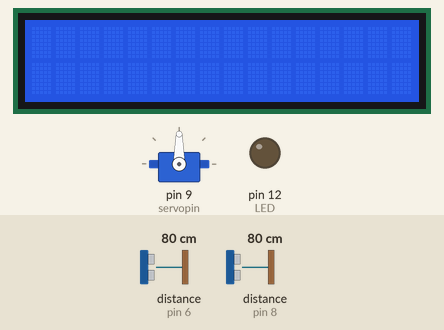
Recording of a sketch running on a simulated Arduino Uno, built with avr-gcc and run on an emulated ATmega328P. Shown: servo, 16×2 character LCD, output pins drawn as LEDs (lit = HIGH). Wiring (inferred from the names in the program): 2 × ultrasonic range finder: trigger pin 5, echo pin 6 / trigger pin 7, echo pin 8. Inputs (shaded band) come from the test bench; at power-on: distance to the obstacle (sensors on pin 6, pin 8) 80 cm. The echo pulse lasts 58.3 µs per cm; pins used as bus, display or sensor lines are not drawn.

Above: at 0.1 s.
At 98.0 s:
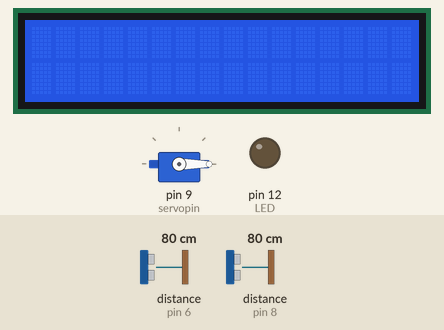
Timing chart, 0 to 99.5 s (numbered marks = the images above):
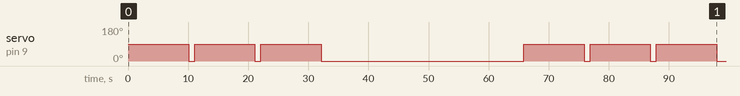

Measured:
- by itself, servo on pin 9 (servopin): 90° → 0° at 10.1 s, → 90° 1.0 s later, → 0° 10.0 s later, → 90° 1.0 s later, … (11 changes in this stretch)

The sketch:

frantic_amberis_blad1.ino
```cpp
#include <Servo.h>
#include <Adafruit_LiquidCrystal.h>
#include<string.h>

#define TRIG 5
#define ECHO 6
#define TRIG2 7
#define ECHO2 8
#define servopin 9
#define LED 12

Servo uno_servo;

Adafruit_LiquidCrystal lcd(0);
unsigned int ms=60;

long Tiro(int TRIGpin, int ECHOpin,int tiempo1, int ms1)
{
pinMode(TRIGpin, OUTPUT);
pinMode(ECHOpin, INPUT);

  if (tiempo1 >= ms1)
        {
        digitalWrite(TRIGpin, LOW);
        delayMicroseconds(2);
        digitalWrite(TRIGpin, HIGH);
        delayMicroseconds(10);
        digitalWrite(TRIGpin, LOW);
        return pulseIn(ECHOpin, HIGH)/58.2;
   		}
  delay(10);
}

long Tiro2(int TRIG2pin,int ECHO2pin,int tiempo2,int ms2)
{
     pinMode(TRIG2pin, OUTPUT);
	 pinMode(ECHO2pin, INPUT);

       if (tiempo2 >= ms2)
        {
        digitalWrite(TRIG2pin, LOW);
        delayMicroseconds(2);
        digitalWrite(TRIG2pin, HIGH);
        delayMicroseconds(10);
        digitalWrite(TRIG2pin, LOW);
          return pulseIn(ECHO2pin, HIGH)/58.2;
        }
}


void setup() {
pinMode(LED,OUTPUT);
uno_servo.attach(servopin);

Serial.begin(9600);
lcd.begin(16,2);

}

void loop() {
long Distancia = 0;
long Distancia2 = 0;
int tiempo = millis();

 Distancia= Tiro(TRIG,ECHO,tiempo,ms);
 Distancia2= Tiro2(TRIG2,ECHO2,tiempo,ms);


   		if(Distancia>2 && Distancia<150)
            {
             uno_servo.write(90);
             delay(10000);
             uno_servo.write(0);
            }else{
            uno_servo.write(0);
            }
   delay(10);

      if(Distancia2>2 && Distancia2<15)
          {
           lcd.clear();
           lcd.setCursor(0,0);
           lcd.print("ESTA MUY LLENO");
           lcd.setCursor(1,1);
           lcd.print("VACIAR PRONTO");
           delay(5);

            digitalWrite(LED, HIGH);
            delay(100);
            digitalWrite(LED, LOW);
            delay(100);
            }else{
                 lcd.clear();
                 }

  delay(1000);
}
```
